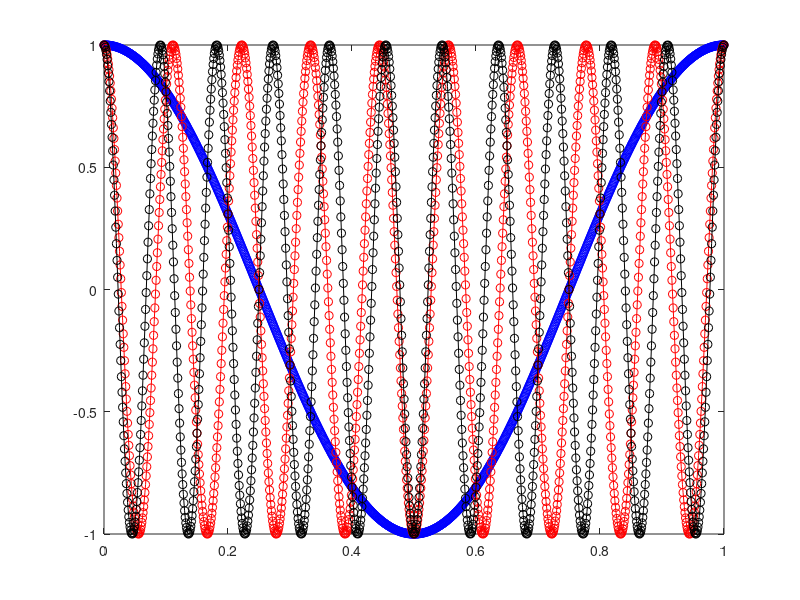

Write the MATLAB code that produced this figure.
f1 = 1;
f2 = 9;
f3 = 11;
Te = 0.1/100;
t = 0:Te:1;
x1 = cos(2*pi*f1*t);
x2 = cos(2*pi*f2*t);
x3 = cos(2*pi*f3*t);
plot(t,x1,'--bo',t,x2,'-ro',t,x3,'-ko');

%c (s) - d (z) => c2d / c2dm
%d - c => d2c / d2cm
